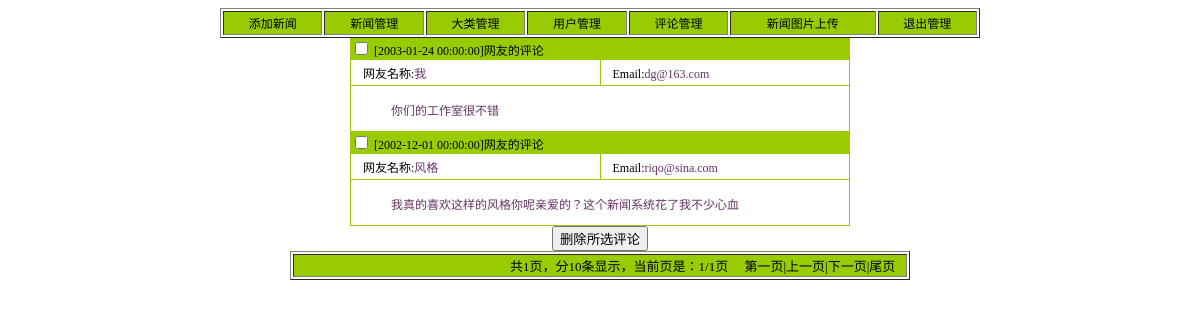
Screenshot of /site/news/m_review.php with the database file from the repository.
### tables this page shows
CREATE TABLE `new_review` (
  `r_id` int(11) NOT NULL auto_increment,
  `n_id` int(11) default NULL,
  `r_name` varchar(50) default NULL,
  `r_email` varchar(50) default NULL,
  `r_content` text,
  `r_data` datetime default NULL,
  PRIMARY KEY  (`r_id`)
);

### site/news/m_review.php (the view, shortened to what this page needs)
<?
include '../conn.php';
?>
<html>
<head>
<link rel="stylesheet" href="pipi.css" type="text/css">
</head>
<body bgcolor="#FFFFFF" text="#000000">
<table width="760" border="1" align="center" height="30">
  <tr>
    <td bgcolor="#99CC00">
      <div align="center"><a href="m_add_d.php">添加新闻</a></div>
    </td>
    <td bgcolor="#99CC00">
      <div align="center"><a href="m_list.php">新闻管理</a></div>
    </td>
    <td bgcolor="#99CC00">
      <div align="center"><a href="m_big.php">大类管理</a></div>
    </td>
    <td bgcolor="#99CC00">
       <div align="center"><a href="m_user.php">用户管理</a></div>
    </td>
    <td bgcolor="#99CC00">
      <div align="center"><a href="m_review.php">评论管理</a></div>
    </td>
    <td bgcolor="#99CC00">
      <div align="center"><a href="fileup.php" target="_blank">新闻图片上传</a></div>
    </td>
    <td bgcolor="#99CC00">
      <div align="center"><a href="logout.php">退出管理</a></div>
    </td>
  </tr>
</table>
<?
$pagesize = 10;
if (isset($_GET['page']))
{
$page = intval($_GET['page'] );
$sql = "SELECT * FROM new_review  ORDER BY r_data DESC limit ". ($page-1)*$pagesize .", $pagesize";
}
 else if (isset($_POST['page']))
{
 $page = intval($_POST['page'] );
$sql = "SELECT * FROM new_review  ORDER BY r_data DESC limit ". ($page-1)*$pagesize .", $pagesize";
}
else
{
  $page = 1;
  $sql = "SELECT * FROM new_review  ORDER BY r_data DESC";
}
$result = mysql_query($sql,$db) or die("Could not connect : " . mysql_error());
$rs = mysql_fetch_array($result);
  if (isset($_GET['amount']))
  {
  $amount = intval($_GET['amount'] );
  }
   else if  (isset($_POST['amount']))
  {
   $amount = intval($_POST['amount'] );
   }
  else
  {
   $amount = mysql_num_rows($result);
   }
if( $amount ){
   if( $amount < $pagesize ){ $page_count = 1; }
   if( $amount % $pagesize ){
       $page_count = (int)($amount / $pagesize) + 1;
   }else{
       $page_count = $amount / $pagesize;
   }
}
else{
   $page_count = 0;
}
?>
<?
$checknum=0;
for ($ipage=1; $ipage<=$pagesize; $ipage=$ipage+1)
{
$checknum+=1;
?>
   <form name="form1" method="post" action="m_r_del.php">
     <div align="center">
    <table width="500" border="0" cellspacing="1" cellpadding="0" align="center" bgcolor="#99CC00">
      <tr>
        <td colspan="2" height="20">
          <input type="checkbox" name="check<?php echo $checknum ?>" value="<?   echo $rs["r_id"]; ?>">
          [<?   echo $rs["r_data"]; ?>]网友的评论</td>
      </tr>
      <tr bgcolor="#FFFFFF">
        <td height="25" width="50%">　网友名称:<font color="#663366"><?   echo $rs["r_name"]; ?></font></td>
        <td height="25">　Email:<font color="#663366"><?   echo $rs["r_email"]; ?></font></td>
      </tr>
      <tr bgcolor="#FFFFFF">
        <td style="word-break:break-all" colspan="2" height="30">
          <blockquote><font color="#663366"><br>
            <?   echo $rs["r_content"]; ?></font></blockquote>
        </td>
      </tr>
    </table>
<?
  $rs=mysql_fetch_array($result);
  if ($rs==0) break;
}
?>
    <input type="submit" name="Submit" value="删除所选评论">
  </div>
</form>
<table width="620" border="1" align="center" height="25">
    <tr>
      <td bgcolor="#99CC00">
 <div align="right">&nbsp;<span class="main">&nbsp;<font size="2">共<? echo $page_count ?>页，分<? echo $pagesize ?>条显示，当前页是：<? echo $page ?>/<? echo $page_count ?>页&nbsp; &nbsp;&nbsp;
<?
$page_string = '';
if( $page == 1 ){
   $page_string .= '第一页|上一页|';
}
else{
   $page_string .= '<a href=?page=1'.'&b_id='.$b_id.'&amount='.$amount.' class="main">第一页</a>|<a href=?page='.($page-1).'&b_id='.$b_id.'&amount='.$amount.' class="main">上一页</a>|';
}
if( ($page == $page_count) || ($page_count == 0) ){
   $page_string .= '下一页|尾页';
}
else{
   $page_string .= '<a href=?page='.($page+1).'&b_id='.$b_id.'&amount='.$amount.' class="main">下一页</a>|<a href=?page='.$page_count.'&b_id='.$b_id.'&amount='.$amount.' class="main" >尾页</a>';
}
echo $page_string;
?>   &nbsp;&nbsp;
   </font> </div>
     </td>
    </tr>
  </table>
</body>
</html>

### site/news/pipi.css (style rules this page uses)
body { font-family: "宋体"; font-size: 12px }
td { font-family: "宋体"; font-size: 12px }
a:link { color: #000000; text-decoration: none }

### rows the page displays
new_review: r_data "2003-01-24 00:00:00", r_name "我", r_email "dg@163.com", r_content "你们的工作室很不错"
new_review: r_data "2002-12-01 00:00:00", r_name "风格", r_email "riqo@sina.com", r_content "我真的喜欢这样的风格你呢亲爱的？这个新闻系统花了我不少心血"

### other values shown
$page_count "1"
$pagesize "10"
$page "1"
